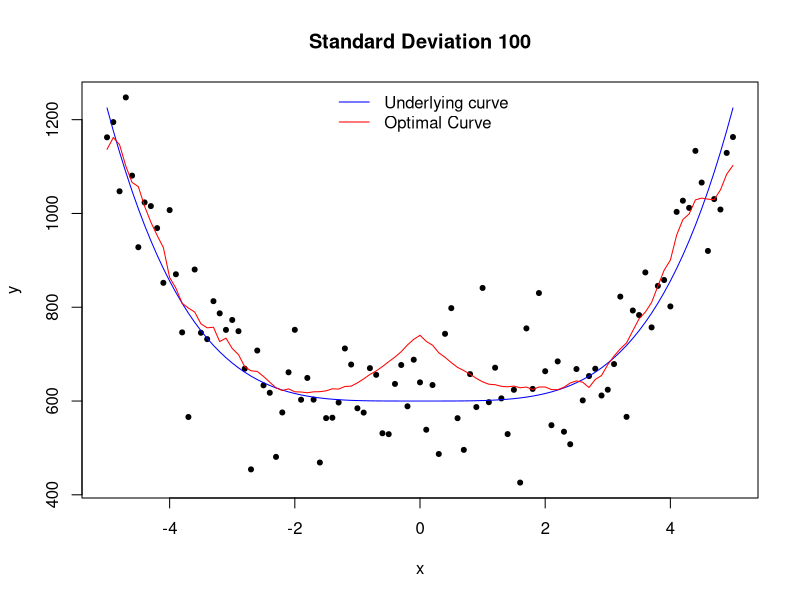

R code for this plot: (Note: this script raises an error after producing the figure.)
gauss.kernel = function(x, y,ind,b,win,proportion){
  b = max(b, 1e-6)
  ran = (max(range(x)) - min(range(x)))*proportion

  xfix = x[ind]
  
  ub =  min(xfix + win*b, xfix + ran/2) #upperbound
  lb =  max(xfix - win*b, xfix - ran/2) #lowerbound
  
  xnew = x[x >= lb & x <= ub]
  ynew = y[x >= lb & x <= ub]
  k = exp(-((xfix - xnew)^2)/(2*b))
  yhat = sum(k*ynew)/sum(k)
  return(yhat)
}

gaussian.smooth = function(x,y,b,win,proportion){
  yhat = vector(length = length(y))
  for(i in 1:length(y)){
    yhat[i] = gauss.kernel(x,y,i,b[i],win,proportion)  # adaptive bandwidth
  }
  return(yhat)
}




set.seed(1)
win = 1
proportion = 1
x =  seq(-5,5,0.1) 
u =  x^4+600
sd = 100
var = sd^2
y = u + rnorm(length(u),0,sd)
n = length(y)
u2 = 12*x^2  #second derivative of u
b = (var/(2*sqrt(pi)*u2^2))^(2/5) #calculate optimal bandwidth


plot(x,y, main= "Standard Deviation 100",pch = 20)
lines(x, u, col = "blue")
lines(x, gaussian.smooth(x, y, b, win, proportion), col = "red")  # remvoe the first and last 5 points
legend("top", legend = c("Underlying curve", "Optimal Curve"), col = c("blue", "red"), bty = "n", lty = 1)

SSE = (gaussian.smooth(x,y,b)- u)^2     # remvoe the first and last 5 points
MSE = mean(SSE, na.rm = T)  # remvoe the NA point (when x=0)
bandw = 10^(seq(-8,8,0.5))
MSE_b = NULL
for (i in 1:length(bandw)) {
  SSE_vec  = (gaussian.smooth(x,y,rep(bandw[i], length(x))) - u)^2
  MSE_b[i] = mean(SSE_vec)
}

plot(seq(-8,8,0.5), MSE_b,pch = 20, ylab = "MSE", xlab = "bandwidth (10^x)", ylim = c(0, max(MSE_b)), xlim = c(-8,8), main = "MSE for different bandwidth value" )
abline(h = MSE, col = "red") #MSE of optimal bandwidth
legend("topright", legend = c("Optimal bandwidth"), col = c("red"), lty = 1,  bty = "n")
